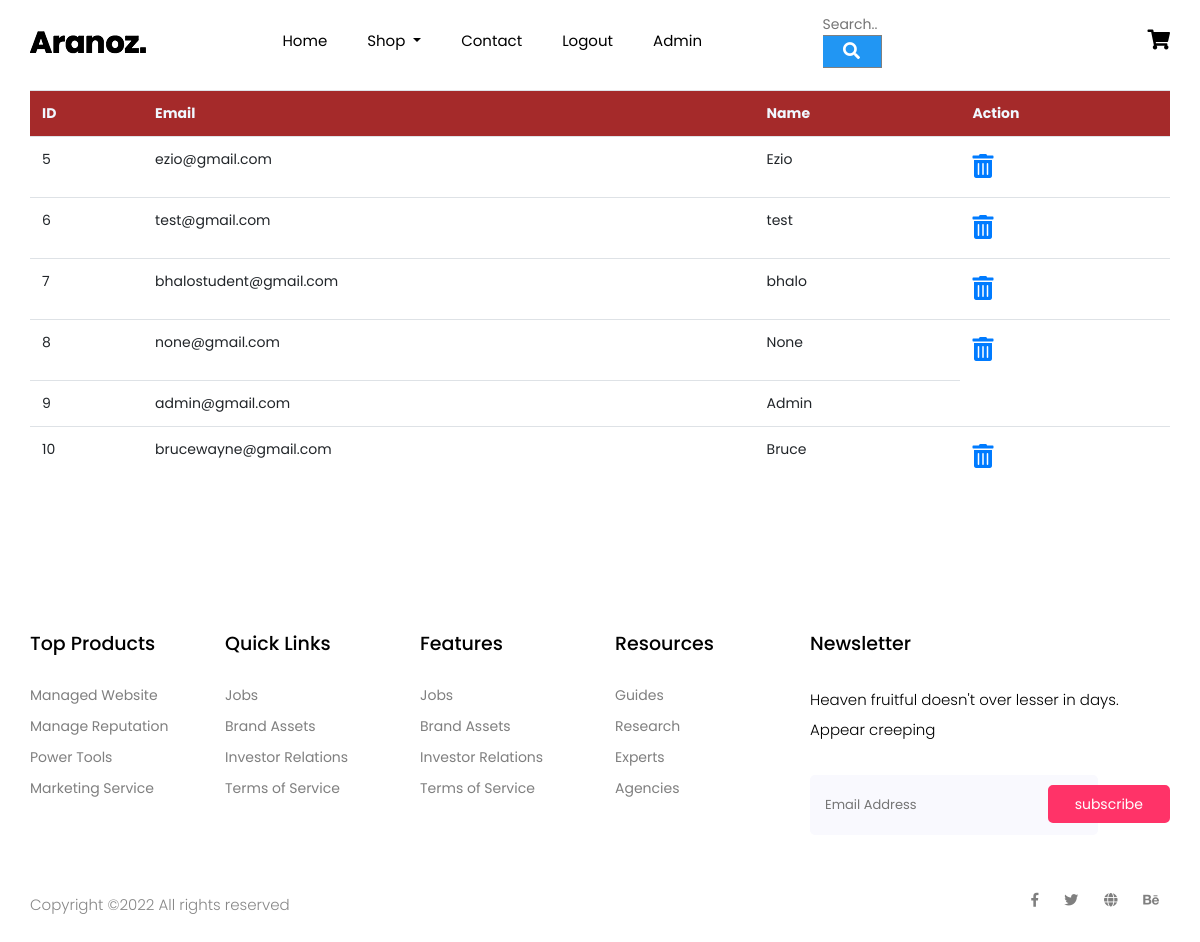
Page /user_list (signed in) on the earlier database version.
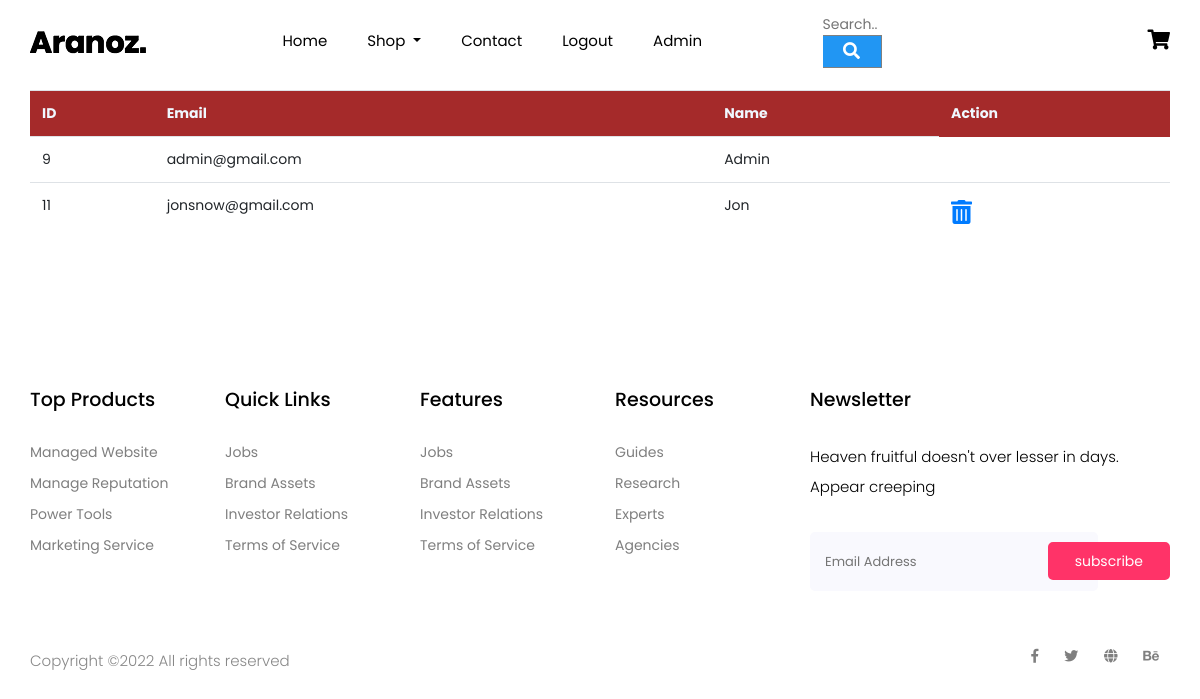
Same page on the later database version.
### Website/models.py (models this page shows)
class User(db.Model, UserMixin):
    id = db.Column(db.Integer, primary_key = True)
    email = db.Column(db.String(150), unique = True)
    password = db.Column(db.String(150))
    first_name = db.Column(db.String(150))

### Website/auth.py (the view)
@auth.route('/user_list')
@login_required
def user_list():
    userr = User.query.all()
    return render_template("user_list.html", user=current_user, userr = userr)

### Website/__init__.py (called while the page is built)
def create_app():
    app = Flask(__name__)
    app.config['SECRET_KEY'] = 'abcd'
    app.config['SQLALCHEMY_DATABASE_URI'] = f'sqlite:///{DB_NAME}'
    db.init_app(app)
    from .views import views
    from .auth import auth
    app.register_blueprint(views, url_prefix='/')
    app.register_blueprint(auth, url_prefix='/')
    from .models import User
    with app.app_context():
        db.create_all()
    login_manager = LoginManager()
    login_manager.login_view = 'auth.login'
    login_manager.init_app(app)
    @login_manager.user_loader
    def load_user(id):
        return User.query.get(int(id))
    return app

### Website/templates/user_list.html
{% extends "base.html" %}
{% block content %}
<div class="container" style="padding-top: 90px;">
 <table class="table" style="border-collapse: collapse;">
    <tr style="background-color: brown;color: aliceblue;">
        <th>ID</th>
        <th>Email</th>
        <th>Name</th>
        <th>Action</th>
    </tr>
   <tr>
    {% for i in userr %}
    <td>{{i.id}}</td>
    <td>{{i.email}}</td>
    <td>{{i.first_name}}</td>
    {% if i.id != 9 %}
    <td><span style="font-size: 24px;color:red;">
        <a href="/{{i.id}}/delete_user"> <i class="fas fa-trash-alt"></i></a></span></td>
    {% endif %}
    </tr>
    {% endfor %}
 </table>
</div>
{% endblock %}

Differences in the rows shown:
removed User: id "5", email "ezio@gmail.com", first_name "Ezio"
removed User: id "6", email "test@gmail.com", first_name "test"
removed User: id "7", email "bhalostudent@gmail.com", first_name "bhalo"
removed User: id "8", email "none@gmail.com", first_name "None"
removed User: id "10", email "brucewayne@gmail.com", first_name "Bruce"
added User: id "11", email "jonsnow@gmail.com", first_name "Jon"
